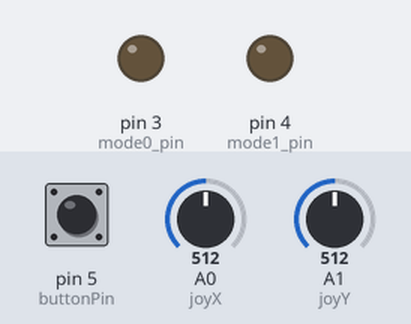
This sketch was run on a simulated Arduino Uno, built with avr-gcc and run on an emulated ATmega328P. On the bench: output pins drawn as LEDs (lit = HIGH). The inputs (shaded band) are chosen by the test bench; at power-on: pin 5 (buttonPin) LOW, A0 (joyX) = 512, A1 (joyY) = 512. What the sketch prints to the serial monitor is not drawn.

Above: at 1.2 s.
1.3 s: pin 5 (buttonPin) pulled HIGH for 0.15 s
At 2.1 s:
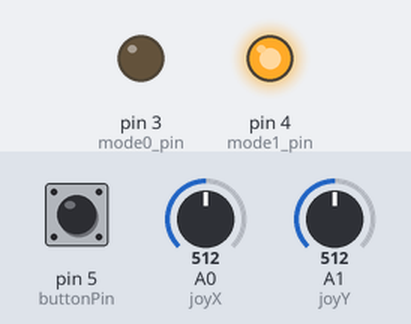
2.9 s: pin 5 (buttonPin) pulled HIGH for 1 s
At 3.4 s:
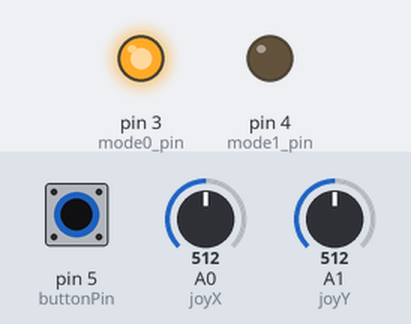
11.4 s: pin 5 (buttonPin) pulled HIGH for 3.2 s
At 12.2 s:
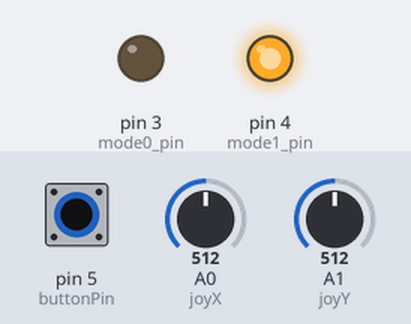
Timing chart, 0 to 14.4 s (numbered marks = the images above; inputs shaded):
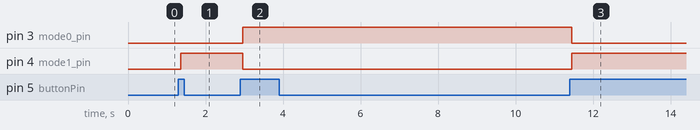

The sketch:

jostick_and_toggle.ino
```cpp
/////////////////////////
// toggle button setup //
/////////////////////////

/*
  - LED attached from pin 3 to ground through 220 ohm resistor
  - LED attached from pin 4 to ground through 220 ohm resistor

  - pushbutton attached from pin 5 to +5V
  - 10 kilohm resistor attached from pin 2 to ground
*/

// constants won't change. They're used here to set pin numbers:
const int buttonPin = 5;    // the number of the pushbutton pin

// Variables will change:
int buttonState;             // the current reading from the input pin
int lastButtonState = LOW;   // the previous reading from the input pin

int button_press_counter = 0;// will be used to count
const int NUM_MODES = 2;           // how many modes will be used
int current_mode = 0;
// ref: mode 0 = follow
//      mode 1 = wait
const int mode0_pin = 3;
const int mode1_pin = 4;

// the following variables are unsigned longs because the time, measured in
// milliseconds, will quickly become a bigger number than can be stored in an int.
unsigned long lastDebounceTime = 0;  // the last time the output pin was toggled
unsigned long debounceDelay = 50;    // the debounce time; increase if the output flickers

///////////////////////////////////////////////////////////
// joystick setup //
////////////////////
#define joyX A0
#define joyY A1

int xCenter = 0;
int yCenter = 0;

int xValue = 0;
int yValue = 0;

int left_val = 0;
int right_val = 0;

int joystick_range = 1024/2;
int x_lo = 0;
int x_hi = 0;

int y_lo = 0;
int y_hi = 0;

void setup() {
  ////////////////////
  // toggle button setup
  ////////////////////
  pinMode(buttonPin, INPUT);

  pinMode(mode0_pin, OUTPUT);
  pinMode(mode1_pin, OUTPUT);

  // set initial LED state
  digitalWrite(mode0_pin, LOW);
  digitalWrite(mode1_pin, LOW);
  Serial.begin(38400);

  ////////////////////
  // joystick setup //
  ////////////////////
  // find values at joystick rest
  xCenter = analogRead(joyX);
  yCenter = analogRead(joyY);

  x_lo = xCenter - joystick_range;
  x_hi = xCenter + joystick_range;

  y_lo = yCenter - joystick_range;
  y_hi = yCenter + joystick_range;
}

void loop() {

  //////////////////////////////////////////////////////////////
  // joysstick stuff
  // get values from joystick
  xValue = analogRead(joyX);
  yValue = analogRead(joyY);

  // map joystick values to motor command values
  xValue =  map(xValue, x_lo,x_hi, -255,255);
  yValue = map(yValue, y_hi,y_lo, -255,255);

  // rotate joystick 45deg
  // https://robotics.stackexchange.com/questions/20347/how-do-i-convert-centre-returning-joystick-values-to-dual-hobby-motor-direction
  left_val =  int(+xValue*sqrt(2.0)/2.0 + yValue*sqrt(2.0)/2.0);
  right_val = int(-xValue*sqrt(2.0)/2.0 + yValue*sqrt(2.0)/2.0);

  // create command strings
  String cmd_left =  "<L," + String(left_val) +  ">";
  String cmd_right = "<R," + String(right_val) + ">";

  // send command strings
  Serial.print(cmd_left);
  Serial.println(cmd_right);


  //////////////////////////////////////////////////////////////
  // toggle button stuff

  // read the state of the switch into a local variable:
  int reading = digitalRead(buttonPin);

  // check to see if you just pressed the button
  // (i.e. the input went from LOW to HIGH), and you've waited long enough
  // since the last press to ignore any noise:

  // If the switch changed, due to noise or pressing:
  if (reading != lastButtonState) {
    // reset the debouncing timer
    lastDebounceTime = millis();
  }

  if ((millis() - lastDebounceTime) > debounceDelay) {
    // whatever the reading is at, it's been there for longer than the debounce
    // delay, so take it as the actual current state:

    // if the button state has changed:
    if (reading != buttonState) {
      buttonState = reading;

      // only toggle the LED if the new button state is HIGH
      if (buttonState == HIGH) {
        button_press_counter = button_press_counter + 1;

        current_mode = button_press_counter % NUM_MODES;
        Serial.println(button_press_counter);
        Serial.println(current_mode);

        if (current_mode == 0){
          Serial.println("FOLLOW MODE");
          digitalWrite(mode0_pin, HIGH);
          digitalWrite(mode1_pin, LOW);

        } else if (current_mode == 1) {
          Serial.println("WAIT MODE");
          digitalWrite(mode0_pin, LOW);
          digitalWrite(mode1_pin, HIGH);
        }

      }
    }
  }

//  // set the LED:
//  digitalWrite(ledPin, ledState);

  // save the reading. Next time through the loop, it'll be the lastButtonState:
  lastButtonState = reading;
}
```

Measured:
- after the input at 1.3 s, pin 4 (mode1_pin): LOW → HIGH after 0.06 s
- after the input at 2.9 s, pin 3 (mode0_pin): LOW → HIGH after 0.06 s; pin 4 (mode1_pin): HIGH → LOW after 0.06 s
- after the input at 11.4 s, pin 3 (mode0_pin): HIGH → LOW after 0.06 s; pin 4 (mode1_pin): LOW → HIGH after 0.06 s
